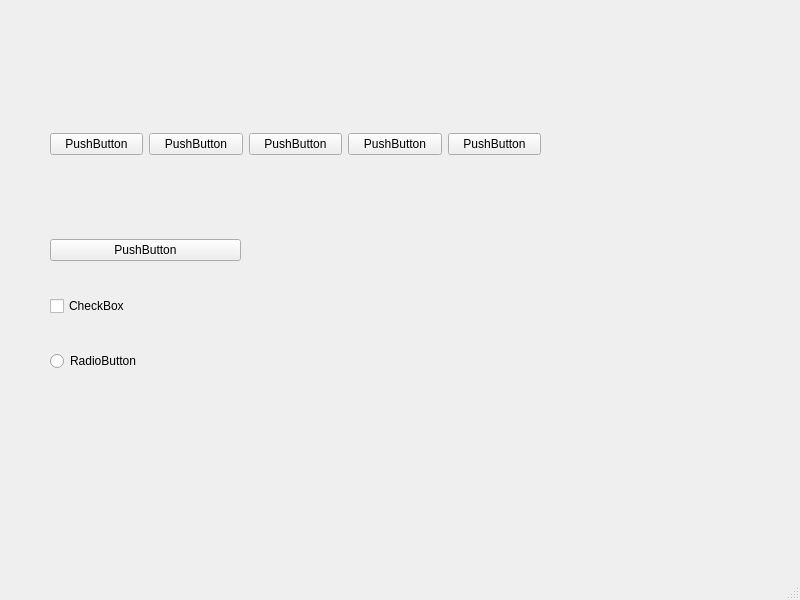
<?xml version="1.0" encoding="UTF-8"?>
<ui version="4.0">
 <class>MainWindow</class>
 <widget class="QMainWindow" name="MainWindow">
  <property name="geometry">
   <rect>
    <x>0</x>
    <y>0</y>
    <width>800</width>
    <height>600</height>
   </rect>
  </property>
  <property name="windowTitle">
   <string>MainWindow</string>
  </property>
  <widget class="QWidget" name="centralwidget">
   <widget class="QWidget" name="verticalLayoutWidget">
    <property name="geometry">
     <rect>
      <x>50</x>
      <y>210</y>
      <width>191</width>
      <height>191</height>
     </rect>
    </property>
    <layout class="QVBoxLayout" name="verticalLayout">
     <item>
      <widget class="QPushButton" name="pushButton_6">
       <property name="text">
        <string>PushButton</string>
       </property>
      </widget>
     </item>
     <item>
      <widget class="QCheckBox" name="checkBox">
       <property name="text">
        <string>CheckBox</string>
       </property>
      </widget>
     </item>
     <item>
      <widget class="QRadioButton" name="radioButton">
       <property name="text">
        <string>RadioButton</string>
       </property>
      </widget>
     </item>
    </layout>
   </widget>
   <widget class="QWidget" name="">
    <property name="geometry">
     <rect>
      <x>50</x>
      <y>94</y>
      <width>491</width>
      <height>101</height>
     </rect>
    </property>
    <layout class="QHBoxLayout" name="horizontalLayout">
     <item>
      <widget class="QPushButton" name="pushButton">
       <property name="text">
        <string>PushButton</string>
       </property>
      </widget>
     </item>
     <item>
      <widget class="QPushButton" name="pushButton_2">
       <property name="text">
        <string>PushButton</string>
       </property>
      </widget>
     </item>
     <item>
      <widget class="QPushButton" name="pushButton_3">
       <property name="text">
        <string>PushButton</string>
       </property>
      </widget>
     </item>
     <item>
      <widget class="QPushButton" name="pushButton_4">
       <property name="text">
        <string>PushButton</string>
       </property>
      </widget>
     </item>
     <item>
      <widget class="QPushButton" name="pushButton_5">
       <property name="text">
        <string>PushButton</string>
       </property>
      </widget>
     </item>
    </layout>
   </widget>
  </widget>
  <widget class="QMenuBar" name="menubar">
   <property name="geometry">
    <rect>
     <x>0</x>
     <y>0</y>
     <width>800</width>
     <height>17</height>
    </rect>
   </property>
  </widget>
  <widget class="QStatusBar" name="statusbar"/>
 </widget>
 <resources/>
 <connections/>
</ui>
